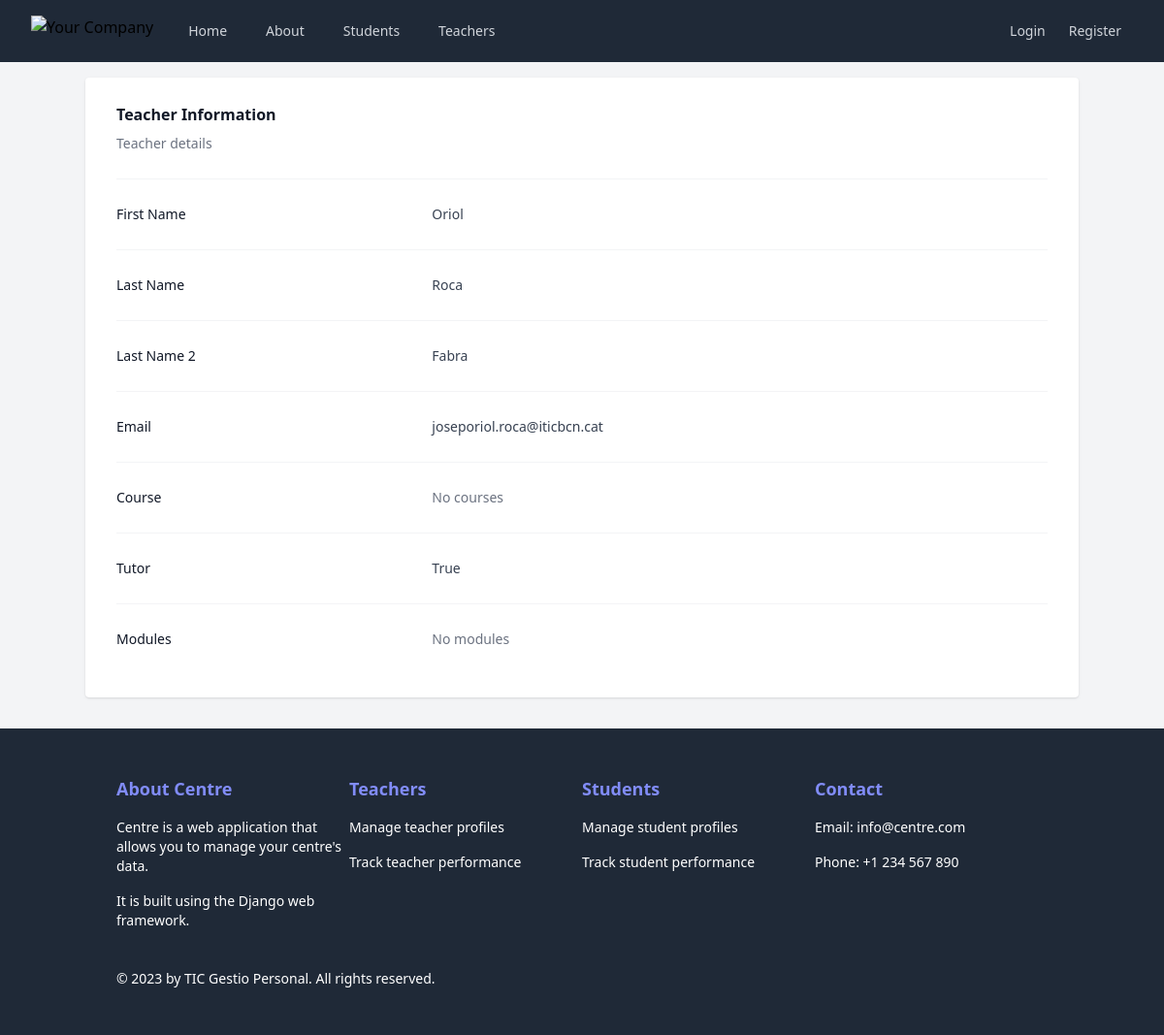
/teachers/1/, run on an earlier commit of the app's database.
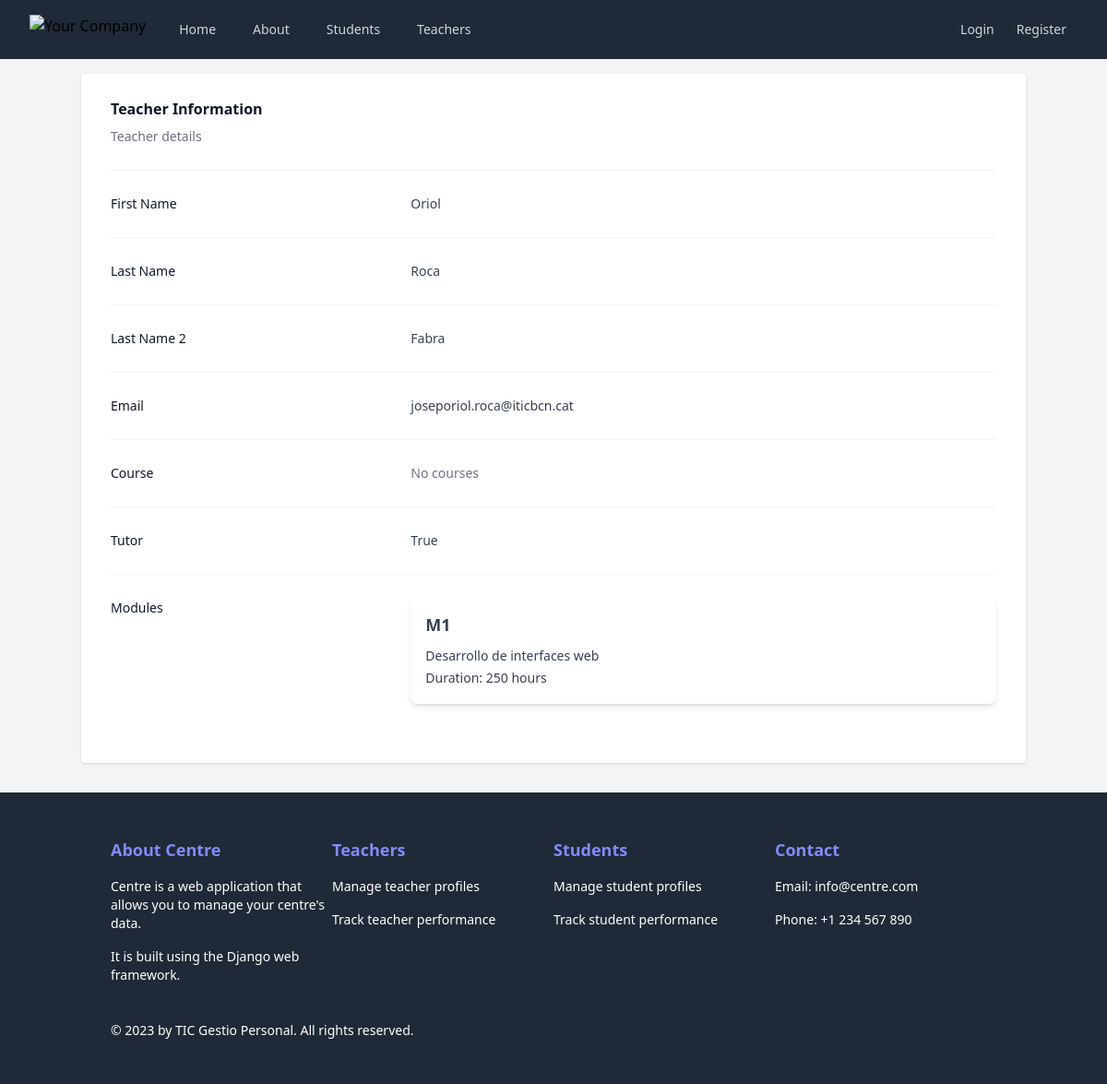
And on a later commit of the database.
### Centre/models.py (models this page shows, shortened)
class Module(models.Model):
    name = models.CharField(max_length=100)
    description = models.TextField()
    duration = models.IntegerField()  # Change this line
    course = models.ForeignKey(Course, on_delete=models.CASCADE)

### Centre/views.py (the view)
# urls.py: path("teachers/<int:teacher_id>/", TeacherDetailView.as_view(), name="teacher_detail"),
class TeacherDetailView(View):
    def get(self, request, teacher_id):
        try:
            teacher = Teacher.objects.get(id=teacher_id)
        except Teacher.DoesNotExist:
            return render(request, "Centre/errors/object_not_found.html",
                          {"object_id": teacher_id, "object_type": "Teacher", "object_list_url": "teachers"})
        return render(request, "Centre/teachers/teacher_detail.html", {"teacher": teacher})

### Centre/templates/Centre/teachers/teacher_detail.html (shortened to what this page needs)
{% extends "base.html" %}
{% block content %}
    <div>
        <div class="px-4 sm:px-0">
            <h3 class="text-base font-semibold leading-7 text-gray-900">Teacher Information </h3>
            <p class="mt-1 max-w-2xl text-sm leading-6 text-gray-500">Teacher details</p>
        </div>
        <div class="mt-6 border-t border-gray-100">
            <dl class="divide-y divide-gray-100">
                <div class="px-4 py-6 sm:grid sm:grid-cols-3 sm:gap-4 sm:px-0">
                    <dt class="text-sm font-medium leading-6 text-gray-900">First Name</dt>
                    <dd class="mt-1 text-sm leading-6 text-gray-700 sm:col-span-2 sm:mt-0">{{ teacher.name }}</dd>
                </div>
                <div class="px-4 py-6 sm:grid sm:grid-cols-3 sm:gap-4 sm:px-0">
                    <dt class="text-sm font-medium leading-6 text-gray-900">Last Name</dt>
                    <dd class="mt-1 text-sm leading-6 text-gray-700 sm:col-span-2 sm:mt-0">{{ teacher.lastname1 }}</dd>
                </div>
                <div class="px-4 py-6 sm:grid sm:grid-cols-3 sm:gap-4 sm:px-0">
                    <dt class="text-sm font-medium leading-6 text-gray-900">Last Name 2</dt>
                    <dd class="mt-1 text-sm leading-6 text-gray-700 sm:col-span-2 sm:mt-0">{{ teacher.lastname2 }}</dd>
                </div>
                <div class="px-4 py-6 sm:grid sm:grid-cols-3 sm:gap-4 sm:px-0">
                    <dt class="text-sm font-medium leading-6 text-gray-900">Email</dt>
                    <dd class="mt-1 text-sm leading-6 text-gray-700 sm:col-span-2 sm:mt-0">{{ teacher.email }}</dd>
                </div>
                <div class="px-4 py-6 sm:grid sm:grid-cols-3 sm:gap-4 sm:px-0">
                    <dt class="text-sm font-medium leading-6 text-gray-900">Course</dt>
                    <dd class="mt-1 text-sm leading-6 text-gray-700 sm:col-span-2 sm:mt-0">
                        {% for course in teacher.courses.all %}
                            <div class="p-4 bg-white rounded-lg shadow-md mb-4">
                                <h4 class="font-bold text-lg mb-2">{{ course.name }}</h4>
                                <p class="text-gray-700">{{ course.description }}</p>
                            </div>
                        {% empty %}
                            <span class="text-gray-500">No courses</span>
                        {% endfor %}
                    </dd>
                </div>
                <div class="px-4 py-6 sm:grid sm:grid-cols-3 sm:gap-4 sm:px-0">
                    <dt class="text-sm font-medium leading-6 text-gray-900">Tutor</dt>
                    <dd class="mt-1 text-sm leading-6 text-gray-700 sm:col-span-2 sm:mt-0">{{ teacher.tutor }}</dd>
                </div>
                <div class="px-4 py-6 sm:grid sm:grid-cols-3 sm:gap-4 sm:px-0">
                    <dt class="text-sm font-medium leading-6 text-gray-900">Modules</dt>
                    <dd class="mt-1 text-sm leading-6 text-gray-700 sm:col-span-2 sm:mt-0">
                        {% for module in teacher.modules.all %}
                            <div class="p-4 bg-white rounded-lg shadow-md mb-4">
                                <h4 class="font-bold text-lg mb-2">{{ module.name }}</h4>
                                <p class="text-gray-700">{{ module.description }}</p>
                                <p class="text-gray-700">Duration: {{ module.duration }} hours</p>
                            </div>
                        {% empty %}
                            <span class="text-gray-500">No modules</span>
                        {% endfor %}
                    </dd>
                </div>
            </dl>
        </div>
    </div>
{% endblock %}

What changed in the data, as far as the page shows it:
added Module: name "M1", description "Desarrollo de interfaces web", duration "250"
Also different on the page:
text no longer shown: "No modules"
